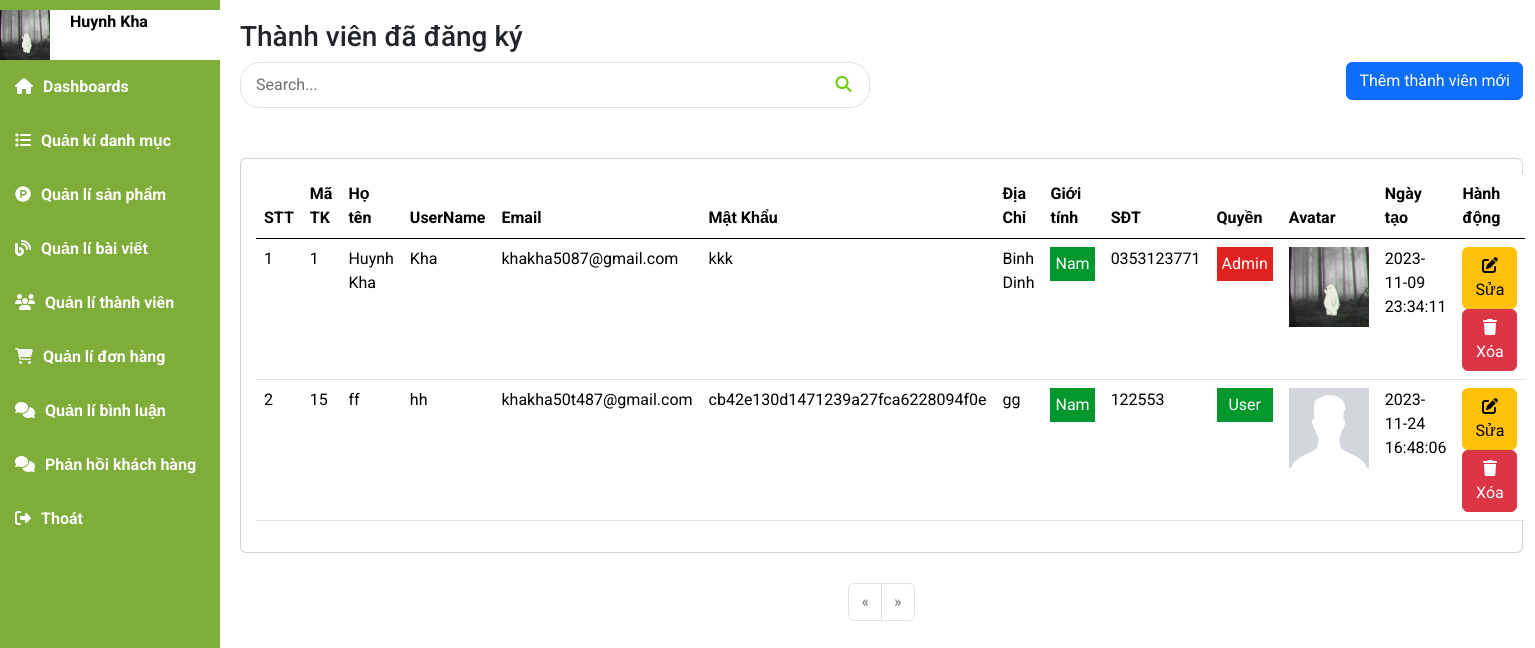
The app's page /index.php?mod=admin&act=admin_user (signed in) with its own data.
### tables this page shows
CREATE TABLE `taikhoan` (
  `MaTK` int NOT NULL,
  `HoTen` varchar(50) NOT NULL,
  `UserName` varchar(50) NOT NULL COMMENT 'Biệt danh',
  `Email` varchar(50) NOT NULL,
  `MatKhau` varchar(50) NOT NULL,
  `DiaChi` varchar(255) NOT NULL,
  `GioiTinh` tinyint(1) NOT NULL DEFAULT '0' COMMENT '0: là nam, 1: là nữ',
  `SoDienThoai` varchar(50) NOT NULL,
  `Quyen` tinyint(1) NOT NULL DEFAULT '0' COMMENT '0: là user, 1: là admin',
  `NgayTao` datetime DEFAULT CURRENT_TIMESTAMP,
  `HinhAnh` text
);

### model/m_pdo.php (called while the page is built, shortened)
<?php
function pdo_get_connection(){
    $dburl = "mysql:host=localhost;dbname=organic;charset=utf8";
    $username = 'root';
    $password = '';
    $conn = new PDO($dburl, $username, $password);
    $conn->setAttribute(PDO::ATTR_ERRMODE, PDO::ERRMODE_EXCEPTION);
    return $conn;
}
function pdo_query($sql){
    $sql_args = array_slice(func_get_args(), 1);
    try{
        $conn = pdo_get_connection();
        $stmt = $conn->prepare($sql);
        $stmt->execute($sql_args);
        $rows = $stmt->fetchAll();
        return $rows;
    }
    catch(PDOException $e){
        throw $e;
    }
    finally{
        unset($conn);
    }
}
function pdo_query_value($sql){
    $sql_args = array_slice(func_get_args(), 1);
    try{
        $conn = pdo_get_connection();
        $stmt = $conn->prepare($sql);
        $stmt->execute($sql_args);
        $row = $stmt->fetch(PDO::FETCH_ASSOC);
        return array_values($row)[0];
    }
    catch(PDOException $e){
        throw $e;
    }
    finally{
        unset($conn);
    }
}

### model/m_admin.php (called while the page is built, shortened)
<?php
    include_once 'model/m_pdo.php';
        function get_useradmin($keyword,$page=1){
            $BatDau = ($page - 1) * 6;
            return pdo_query("SELECT * FROM TaiKhoan WHERE
                CASE
                WHEN Quyen = 0 THEN 'user'
                WHEN Quyen = 1 THEN 'admin'
                END
                LIKE '%$keyword%' OR HoTen LIKE '%$keyword%' LIMIT $BatDau,6");
        }
        function user_adminPhanTrang(){
            return pdo_query_value("SELECT COUNT(*) FROM taikhoan");
        }
?>

### view/admin/v_admin_user.php (the view, shortened to what this page needs)
<div class="main-content">
    <h3 class="title-page">
        Thành viên đã đăng ký
    </h3>
    <div class="row">
        <div class="col-md-6">
            <div class="blog__sidebar__search">
                <form action="index.php?mod=admin&act=admin_user" method="post">
                    <input type="text" name="keyword" placeholder="Search...">
                    <button type="submit" name="search_product"><i class="fa-solid fa-magnifying-glass" style="color: #69cc05;"></i></button>
                </form>
            </div>
        </div>
        <div class="col-md-6">
            <div class="d-flex justify-content-end">
                <a href="index.php?mod=admin&act=admin_add_user" class="btn btn-primary mb-2">Thêm thành viên mới </a>
            </div>
        </div>
    </div>
    <section class="row">
        <div class="col-sm-12 col-md-12 col xl-12">
            <div class="card chart">
            <table class="table">
    <thead>
        <tr>
            <th>STT</th>
            <th>Mã TK </th>
            <th>Họ tên </th>
            <th>UserName</th>
            <th>Email </th>
            <th>Mật Khẩu </th>
            <th>Địa Chỉ </th>
            <th>Giới tính </th>
            <th>SĐT </th>
            <th>Quyền</th>
            <th>Avatar</th>
            <th>Ngày tạo</th>
            <th>Hành động</th>
        </tr>
    </thead>
    <tbody>
        <?php
            $stt = 1;
            foreach($userall as $user):
        ?>
        <tr>
            <td><?=$stt?></td>
            <td><?=$user['MaTK']?></td>
            <td><?=$user['HoTen']?></td>
            <td><?=$user['UserName']?></td>
            <td><?=$user['Email']?></td>
            <td><?=$user['MatKhau']?></td>
            <td><?=$user['DiaChi']?></td>
            <td>
                <?php
                    switch ($user['GioiTinh']) {
                        case '0':
                            echo '<p style="text-align: center; color:#fff; padding:5px 5px; background-color: #00982d;">Nam</p>';
                            break;
                    }
                ?>
            </td>
            <td><?=$user['SoDienThoai']?></td>
            <td>
                <?php
                    switch ($user['Quyen']) {
                        case '0':
                            echo '<p style="text-align: center; color:#fff; padding:5px 5px; background-color: #00982d;">User</p>';
                            break;
                        case '1':
                            echo '<p style="text-align: center; color:#fff; padding:5px 5px; background-color: #e22121;">Admin</p>';
                            break;
                    }
                ?>
            </td>
            <td><img src="view/img/avatar/<?=$user['HinhAnh']?>" alt="" style="width:80px; height:80px; object-fit:cover;"></td>
            <td><?=$user['NgayTao']?></td>
            <td>
                <a href="index.php?mod=admin&act=admin_edit_user&MaTK=<?=$user['MaTK']?>" class="btn btn-warning"><i class="fa-solid fa-pen-to-square"></i> Sửa</a>
                <a href="index.php?mod=admin&act=admin_delete_user&MaTK=<?=$user['MaTK']?>" class="btn btn-danger"><i class="fa-solid fa-trash"></i> Xóa</a>
            </td>
        </tr>
        <?php
            $stt++;
            endforeach;
        ?>
    </tbody>
</table>
            </div>
        </div>
    </section>
    <div class="admin__pagein">
        <ul class="pagination">
            <li class="page-item <?= ($page <= 1) ? "disabled" : ""?>">
                <a class="page-link" href="index.php?mod=admin&act=admin_user&page=<?=$page-1?>" aria-label="Previous">
                    <span aria-hidden="true">&laquo;</span>
                </a>
            </li>
                <li class="page-item <?= ($page >= $SoTrang) ? "disabled" : ""?>">
                <a class="page-link" href="index.php?mod=admin&act=admin_user&page=<?=$page+1?>" aria-label="Next">
                    <span aria-hidden="true">&raquo;</span>
                </a>
            </li>
        </ul>
    </div>
</div>

### view/css/admin.css (style rules this page uses)
* { padding: 0; margin: 0; box-sizing: border-box; font-family: 'Roboto', sans-serif; }
body { background-color: #e6e6e6; }
.main-content { padding-left: 240px; padding-bottom: 20px; }
.main-content .title-page { padding-top: 20px; }
.chart { padding: 15px; border-radius: 10px; }
.admin__pagein { display: flex; justify-content: center; padding-top: 30px; }
.blog__sidebar__search { margin-bottom: 50px; }
.blog__sidebar__search form { position: relative; }
.blog__sidebar__search form input { width: 100%; height: 46px; font-size: 16px; color: #6f6f6f; padding-left: 15px; border: 1px solid #e1e1e1; border-radius: 20px; }
.blog__sidebar__search form input::placeholder { color: #6f6f6f; }
.blog__sidebar__search form button { font-size: 16px; color: #6f6f6f; background: transparent; border: none; position: absolute; right: 0; top: 0; height: 100%; padding: 0px 18px; }

### records on screen
taikhoan: MaTK "1", HoTen "Huynh Kha", UserName "Kha", Email "khakha5087@gmail.com", MatKhau "kkk", DiaChi "Binh Dinh", GioiTinh "Nam", SoDienThoai "0353123771", Quyen "Admin", HinhAnh (picture), NgayTao "2023-11-09 23:34:11"
taikhoan: MaTK "15", HoTen "ff", UserName "hh", Email "khakha50t487@gmail.com", MatKhau "cb42e130d1471239a27fca6228094f0e", DiaChi "gg", GioiTinh "Nam", SoDienThoai "122553", Quyen "User", HinhAnh (picture), NgayTao "2023-11-24 16:48:06"

### other values on screen
$_SESSION['user']['HoTen'] "Huynh Kha"
